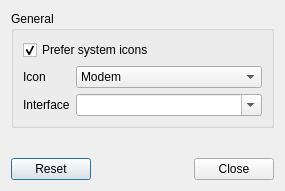
<?xml version="1.0" encoding="UTF-8"?>
<ui version="4.0">
 <class>LXQtNetworkMonitorConfiguration</class>
 <widget class="QDialog" name="LXQtNetworkMonitorConfiguration">
  <property name="geometry">
   <rect>
    <x>0</x>
    <y>0</y>
    <width>285</width>
    <height>191</height>
   </rect>
  </property>
  <property name="windowTitle">
   <string>Network Monitor Settings</string>
  </property>
  <layout class="QVBoxLayout" name="verticalLayout">
   <item>
    <widget class="QGroupBox" name="generalGB">
     <property name="title">
      <string>General</string>
     </property>
     <layout class="QGridLayout" name="gridLayout">
      <item row="0" column="0" colspan="2">
       <widget class="QCheckBox" name="preferSystemIconsCB">
        <property name="text">
         <string>Prefer system icons</string>
        </property>
        <property name="checked">
         <bool>true</bool>
        </property>
       </widget>
      </item>
      <item row="1" column="0">
       <widget class="QLabel" name="iconLabel">
        <property name="text">
         <string>Icon</string>
        </property>
       </widget>
      </item>
      <item row="1" column="1">
       <widget class="QComboBox" name="iconCB">
        <item>
         <property name="text">
          <string>Modem</string>
         </property>
         <property name="icon">
          <iconset resource="resources.qrc">
           <normaloff>:/images/knemo-modem-idle.png</normaloff>:/images/knemo-modem-idle.png</iconset>
         </property>
        </item>
        <item>
         <property name="text">
          <string>Monitor</string>
         </property>
         <property name="icon">
          <iconset resource="resources.qrc">
           <normaloff>:/images/knemo-monitor-idle.png</normaloff>:/images/knemo-monitor-idle.png</iconset>
         </property>
        </item>
        <item>
         <property name="text">
          <string>Network</string>
         </property>
         <property name="icon">
          <iconset resource="resources.qrc">
           <normaloff>:/images/knemo-network-idle.png</normaloff>:/images/knemo-network-idle.png</iconset>
         </property>
        </item>
        <item>
         <property name="text">
          <string>Wireless</string>
         </property>
         <property name="icon">
          <iconset resource="resources.qrc">
           <normaloff>:/images/knemo-wireless-idle.png</normaloff>:/images/knemo-wireless-idle.png</iconset>
         </property>
        </item>
       </widget>
      </item>
      <item row="2" column="0">
       <widget class="QLabel" name="interfaceLabel">
        <property name="text">
         <string>Interface</string>
        </property>
       </widget>
      </item>
      <item row="2" column="1">
       <widget class="QComboBox" name="interfaceCB">
        <property name="sizePolicy">
         <sizepolicy hsizetype="Expanding" vsizetype="Fixed">
          <horstretch>0</horstretch>
          <verstretch>0</verstretch>
         </sizepolicy>
        </property>
        <property name="editable">
         <bool>true</bool>
        </property>
       </widget>
      </item>
     </layout>
    </widget>
   </item>
   <item>
    <spacer name="verticalSpacer">
     <property name="orientation">
      <enum>Qt::Vertical</enum>
     </property>
     <property name="sizeHint" stdset="0">
      <size>
       <width>20</width>
       <height>41</height>
      </size>
     </property>
    </spacer>
   </item>
   <item>
    <widget class="QDialogButtonBox" name="buttons">
     <property name="orientation">
      <enum>Qt::Horizontal</enum>
     </property>
     <property name="standardButtons">
      <set>QDialogButtonBox::Close|QDialogButtonBox::Reset</set>
     </property>
    </widget>
   </item>
  </layout>
 </widget>
 <resources>
  <include location="resources.qrc"/>
 </resources>
 <connections/>
</ui>
